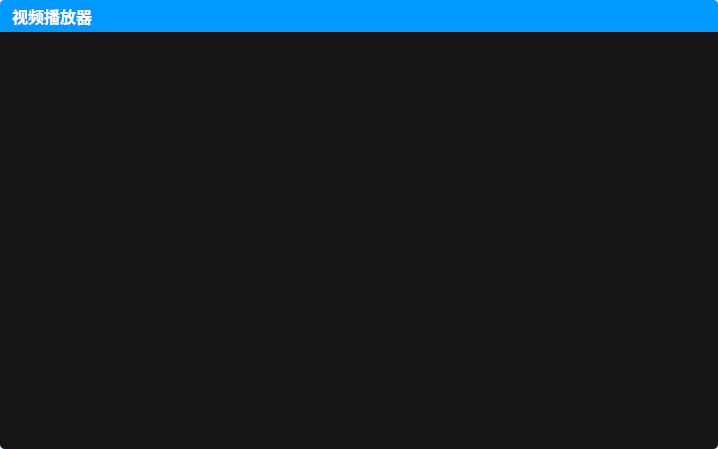
<?xml version="1.0" encoding="UTF-8"?>
<ui version="4.0">
 <class>DragAbleWidget</class>
 <widget class="QWidget" name="DragAbleWidget">
  <property name="geometry">
   <rect>
    <x>0</x>
    <y>0</y>
    <width>718</width>
    <height>449</height>
   </rect>
  </property>
  <property name="windowTitle">
   <string>Form</string>
  </property>
  <layout class="QVBoxLayout" name="verticalLayout">
   <property name="spacing">
    <number>0</number>
   </property>
   <property name="leftMargin">
    <number>0</number>
   </property>
   <property name="topMargin">
    <number>0</number>
   </property>
   <property name="rightMargin">
    <number>0</number>
   </property>
   <property name="bottomMargin">
    <number>0</number>
   </property>
   <item>
    <widget class="QWidget" name="widget_frame" native="true">
     <property name="styleSheet">
      <string notr="true">QWidget#widget_frame
{
	border:3px solid  rgb(46, 165, 255);
	background-color: rgba(255, 255, 255, 0);
	border-radius:5px;
}

QWidget#widget_back
{
border-radius:3px;
}

QWidget#widget_title
{
	border-top-right-radius:5px;
	border-top-left-radius:5px;
}

QWidget#widget_container
{
	border-bottom-right-radius:5px;
	border-bottom-left-radius:5px;
}

QStackedWidget
{
	border-bottom-right-radius:5px;
	border-bottom-left-radius:5px;
}

QWidget#page_courseList
{
	border-bottom-right-radius:5px;
	border-bottom-left-radius:5px;
}

	</string>
     </property>
     <layout class="QVBoxLayout" name="verticalLayout_6">
      <property name="spacing">
       <number>0</number>
      </property>
      <property name="leftMargin">
       <number>0</number>
      </property>
      <property name="topMargin">
       <number>0</number>
      </property>
      <property name="rightMargin">
       <number>0</number>
      </property>
      <property name="bottomMargin">
       <number>0</number>
      </property>
      <item>
       <widget class="QWidget" name="widget_back" native="true">
        <property name="styleSheet">
         <string notr="true"/>
        </property>
        <layout class="QVBoxLayout" name="verticalLayout_8">
         <property name="spacing">
          <number>0</number>
         </property>
         <property name="leftMargin">
          <number>0</number>
         </property>
         <property name="topMargin">
          <number>0</number>
         </property>
         <property name="rightMargin">
          <number>0</number>
         </property>
         <property name="bottomMargin">
          <number>0</number>
         </property>
         <item>
          <layout class="QVBoxLayout" name="verticalLayout_titleWidget_Back">
           <property name="spacing">
            <number>0</number>
           </property>
           <property name="topMargin">
            <number>0</number>
           </property>
           <item>
            <widget class="QWidget" name="widget_title" native="true">
             <property name="sizePolicy">
              <sizepolicy hsizetype="Preferred" vsizetype="Fixed">
               <horstretch>0</horstretch>
               <verstretch>0</verstretch>
              </sizepolicy>
             </property>
             <property name="minimumSize">
              <size>
               <width>0</width>
               <height>32</height>
              </size>
             </property>
             <property name="maximumSize">
              <size>
               <width>16777215</width>
               <height>32</height>
              </size>
             </property>
             <property name="styleSheet">
              <string notr="true">
QPushButton#btnMenu,QPushButton#btnMenu_Min,QPushButton#btnMenu_Max,QPushButton#btnMenu_Close{
	border-radius:0px;
	color: #F0F0F0;
	background-color:rgba(0,0,0,0);
	border-style:none;
}

QPushButton#btnMenu:hover,QPushButton#btnMenu_Min:hover,QPushButton#btnMenu_Max:hover{
	background-color: qlineargradient(spread:pad, x1:0, y1:1, x2:0, y2:0, stop:0 rgba(25, 134, 199, 0), stop:1 #636363);
}

QPushButton#btnMenu_Close:hover{
	background-color: qlineargradient(spread:pad, x1:0, y1:1, x2:0, y2:0, stop:0 rgba(238, 0, 0, 128), stop:1 rgba(238, 44, 44, 255));
}

QWidget#widget_title{
        background-color:rgb(0, 153, 255); 
}

QLabel#lab_Ico,QLabel#lab_Title{
	border-radius:0px;
	color: #F0F0F0;
	background-color:rgba(0,0,0,0);
	border-style:none;
}
</string>
             </property>
             <layout class="QHBoxLayout" name="horizontalLayout_40">
              <property name="spacing">
               <number>0</number>
              </property>
              <property name="leftMargin">
               <number>0</number>
              </property>
              <property name="topMargin">
               <number>0</number>
              </property>
              <property name="rightMargin">
               <number>0</number>
              </property>
              <property name="bottomMargin">
               <number>0</number>
              </property>
              <item>
               <layout class="QHBoxLayout" name="horizontalLayout_19">
                <property name="spacing">
                 <number>0</number>
                </property>
                <property name="leftMargin">
                 <number>12</number>
                </property>
                <property name="topMargin">
                 <number>0</number>
                </property>
                <property name="rightMargin">
                 <number>0</number>
                </property>
                <item>
                 <widget class="QLabel" name="label_titleName">
                  <property name="styleSheet">
                   <string notr="true">color: rgb(255, 255, 255);
font-size:16px;
font-weight:bold;
font-family:&quot;微软雅黑&quot;;</string>
                  </property>
                  <property name="text">
                   <string>视频播放器</string>
                  </property>
                 </widget>
                </item>
                <item>
                 <spacer name="horizontalSpacer_26">
                  <property name="orientation">
                   <enum>Qt::Horizontal</enum>
                  </property>
                  <property name="sizeHint" stdset="0">
                   <size>
                    <width>40</width>
                    <height>20</height>
                   </size>
                  </property>
                 </spacer>
                </item>
                <item>
                 <widget class="QWidget" name="widget_titleBtn" native="true">
                  <property name="sizePolicy">
                   <sizepolicy hsizetype="Preferred" vsizetype="Expanding">
                    <horstretch>0</horstretch>
                    <verstretch>0</verstretch>
                   </sizepolicy>
                  </property>
                  <property name="maximumSize">
                   <size>
                    <width>16777215</width>
                    <height>46</height>
                   </size>
                  </property>
                  <layout class="QHBoxLayout" name="horizontalLayout_5">
                   <property name="spacing">
                    <number>2</number>
                   </property>
                   <property name="leftMargin">
                    <number>0</number>
                   </property>
                   <property name="topMargin">
                    <number>0</number>
                   </property>
                   <property name="rightMargin">
                    <number>0</number>
                   </property>
                   <property name="bottomMargin">
                    <number>0</number>
                   </property>
                   <item>
                    <widget class="QPushButton" name="btnMenu_Min">
                     <property name="sizePolicy">
                      <sizepolicy hsizetype="Minimum" vsizetype="Expanding">
                       <horstretch>0</horstretch>
                       <verstretch>0</verstretch>
                      </sizepolicy>
                     </property>
                     <property name="maximumSize">
                      <size>
                       <width>16777215</width>
                       <height>60</height>
                      </size>
                     </property>
                     <property name="cursor">
                      <cursorShape>ArrowCursor</cursorShape>
                     </property>
                     <property name="focusPolicy">
                      <enum>Qt::NoFocus</enum>
                     </property>
                     <property name="layoutDirection">
                      <enum>Qt::LeftToRight</enum>
                     </property>
                     <property name="styleSheet">
                      <string notr="true"/>
                     </property>
                     <property name="text">
                      <string/>
                     </property>
                     <property name="icon">
                      <iconset resource="../resources/resources.qrc">
                       <normaloff>:/image/showminisizebtn.png</normaloff>:/image/showminisizebtn.png</iconset>
                     </property>
                     <property name="iconSize">
                      <size>
                       <width>22</width>
                       <height>22</height>
                      </size>
                     </property>
                     <property name="flat">
                      <bool>true</bool>
                     </property>
                    </widget>
                   </item>
                   <item>
                    <widget class="QPushButton" name="btnMenu_Max">
                     <property name="sizePolicy">
                      <sizepolicy hsizetype="Minimum" vsizetype="Expanding">
                       <horstretch>0</horstretch>
                       <verstretch>0</verstretch>
                      </sizepolicy>
                     </property>
                     <property name="maximumSize">
                      <size>
                       <width>16777215</width>
                       <height>60</height>
                      </size>
                     </property>
                     <property name="cursor">
                      <cursorShape>ArrowCursor</cursorShape>
                     </property>
                     <property name="focusPolicy">
                      <enum>Qt::NoFocus</enum>
                     </property>
                     <property name="layoutDirection">
                      <enum>Qt::LeftToRight</enum>
                     </property>
                     <property name="styleSheet">
                      <string notr="true"/>
                     </property>
                     <property name="text">
                      <string/>
                     </property>
                     <property name="icon">
                      <iconset resource="../resources/resources.qrc">
                       <normaloff>:/image/showmaxsizebtn.png</normaloff>:/image/showmaxsizebtn.png</iconset>
                     </property>
                     <property name="iconSize">
                      <size>
                       <width>22</width>
                       <height>22</height>
                      </size>
                     </property>
                     <property name="flat">
                      <bool>true</bool>
                     </property>
                    </widget>
                   </item>
                  </layout>
                 </widget>
                </item>
                <item>
                 <widget class="QPushButton" name="btnMenu_Close">
                  <property name="sizePolicy">
                   <sizepolicy hsizetype="Minimum" vsizetype="Expanding">
                    <horstretch>0</horstretch>
                    <verstretch>0</verstretch>
                   </sizepolicy>
                  </property>
                  <property name="cursor">
                   <cursorShape>PointingHandCursor</cursorShape>
                  </property>
                  <property name="styleSheet">
                   <string notr="true"/>
                  </property>
                  <property name="text">
                   <string/>
                  </property>
                  <property name="icon">
                   <iconset resource="../resources/resources.qrc">
                    <normaloff>:/image/close_normal.png</normaloff>:/image/close_normal.png</iconset>
                  </property>
                  <property name="iconSize">
                   <size>
                    <width>28</width>
                    <height>28</height>
                   </size>
                  </property>
                 </widget>
                </item>
               </layout>
              </item>
             </layout>
            </widget>
           </item>
          </layout>
         </item>
         <item>
          <widget class="QWidget" name="widget_container" native="true">
           <property name="sizePolicy">
            <sizepolicy hsizetype="Preferred" vsizetype="Expanding">
             <horstretch>0</horstretch>
             <verstretch>0</verstretch>
            </sizepolicy>
           </property>
           <property name="styleSheet">
            <string notr="true">QWidget#widget_container
{
	background-color: rgb(22, 22, 22);
}
</string>
           </property>
          </widget>
         </item>
        </layout>
       </widget>
      </item>
     </layout>
    </widget>
   </item>
  </layout>
 </widget>
 <resources>
  <include location="../resources/resources.qrc"/>
 </resources>
 <connections/>
</ui>
